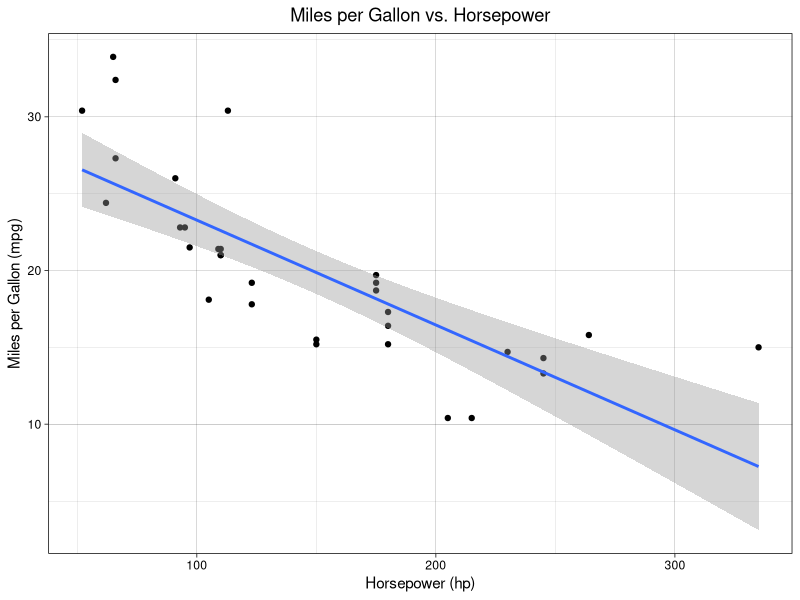

Write the R code that produced this figure.
#load and observe data 

mtcars
?mtcars


#loading packages
library(ggplot2)

#plotting mtcars miles per gallon v. number of cylinders

ggplot(data = mtcars, aes(x= hp, y= mpg))+
  theme_linedraw()+
  geom_point()+
  labs(title = "Miles per Gallon vs. Horsepower",
       y= "Miles per Gallon (mpg)",
       x= "Horsepower (hp)")+
  theme(plot.title = element_text(hjust = 0.5))+
  stat_smooth(method=lm)
 
